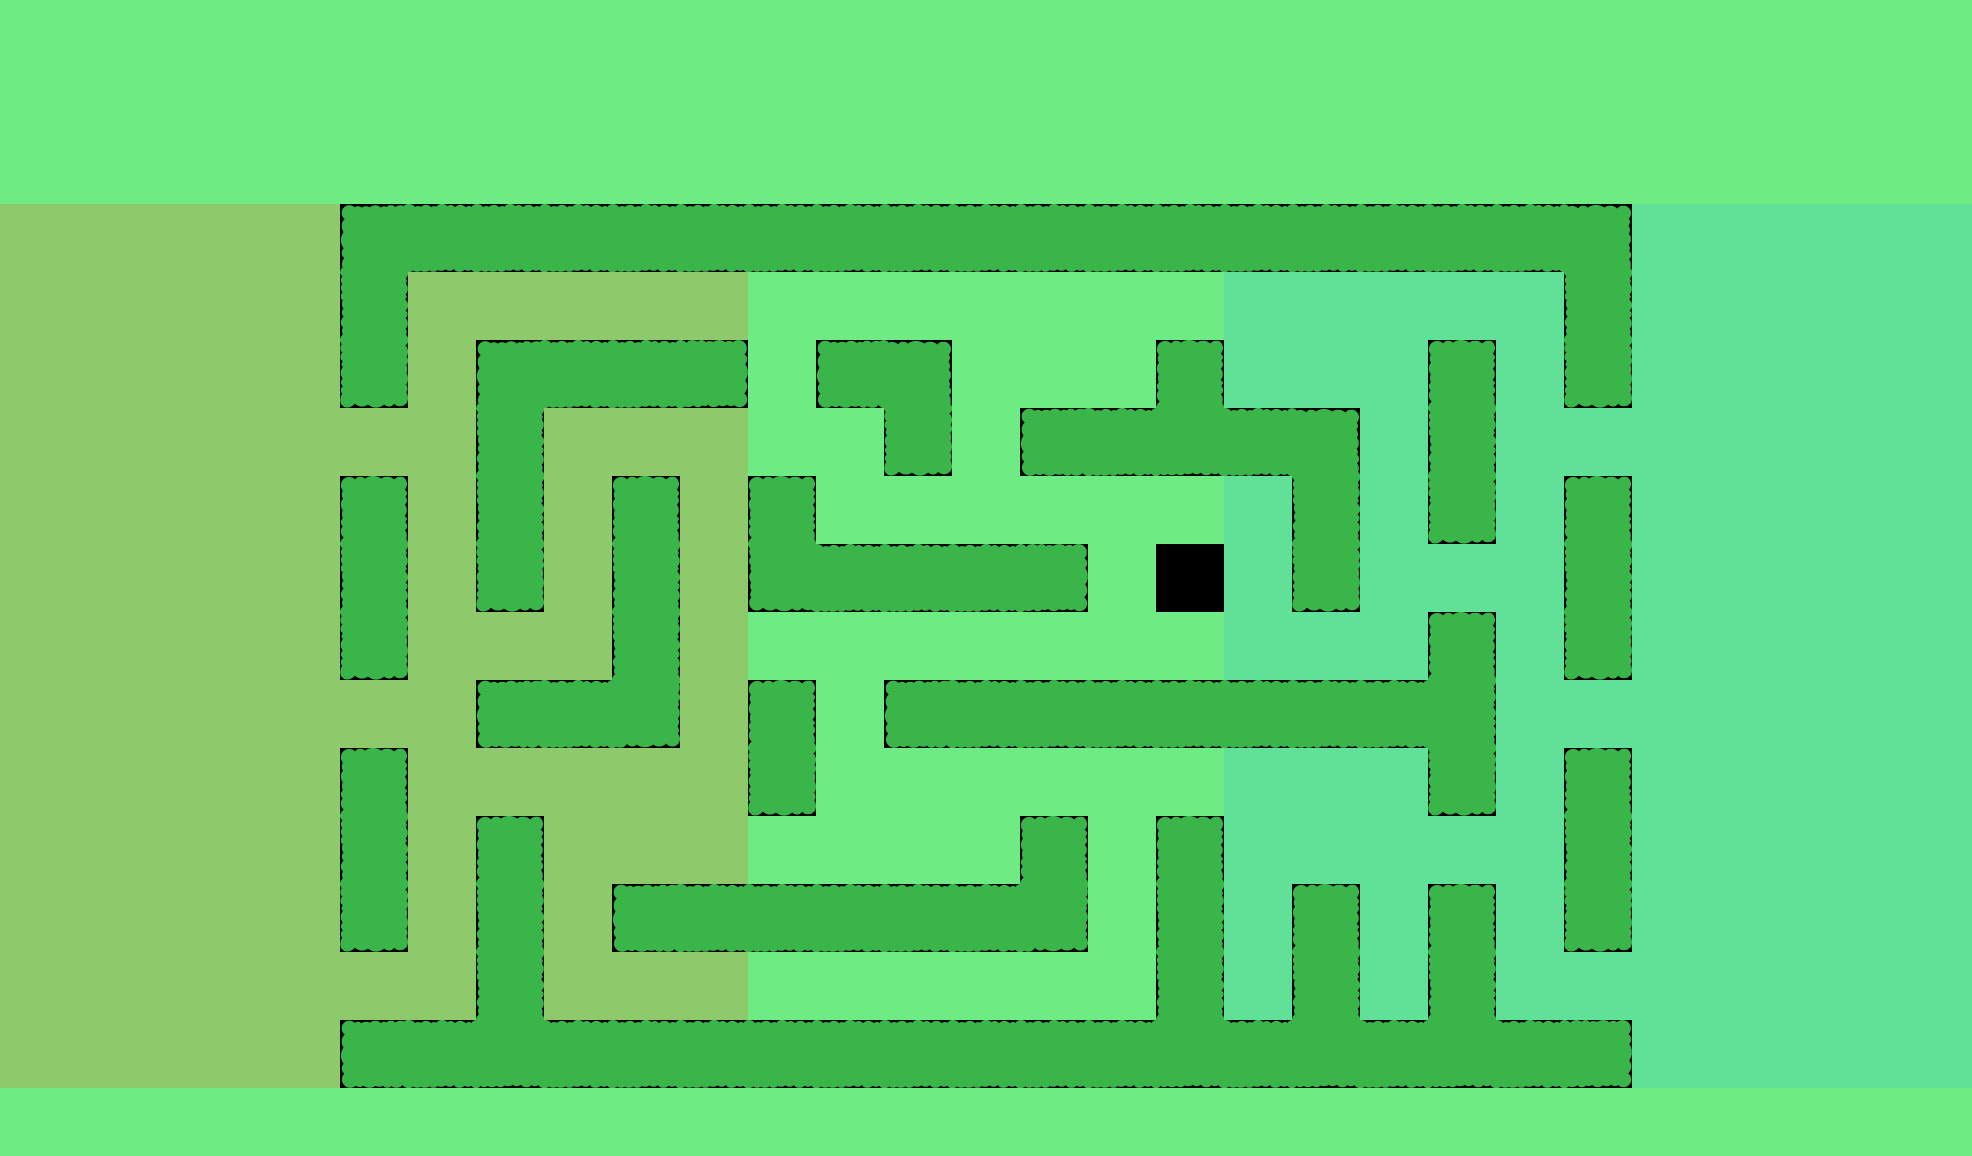

The image is a tile-based game level rendered from a .tmx file. Its description and complete source (layers, tilesets, objects, tile grids) follow:
An orthogonal 29x17 tile map with 68x68 px tiles, 1 tile layer (Tile Layer 1).

<map version="1.2" tiledversion="2019.02.10" orientation="orthogonal" renderorder="right-down" width="29" height="17" tilewidth="68" tileheight="68" infinite="0" nextlayerid="2" nextobjectid="1">
 <tileset firstgid="1" source="maze_sprite_sheet.tsx" />
 <layer id="1" name="Tile Layer 1" width="29" height="17">
  <data encoding="csv">
19,19,19,19,19,19,19,19,19,19,19,19,19,19,19,19,19,19,19,19,19,19,19,19,19,19,19,19,19,
19,19,19,19,19,19,19,19,19,19,19,19,19,19,19,19,19,19,19,19,19,19,19,19,19,19,19,19,19,
19,19,19,19,19,19,19,19,19,19,19,19,19,19,19,19,19,19,19,19,19,19,19,19,19,19,19,19,19,
23,23,23,23,23, 1,11,11,11,11,11,11,11,11,11,11,11,11,11,11,11,11,11, 3,24,24,24,24,24,
23,23,23,23,23, 6,23,23,23,23,23,19,19,19,19,19,19,19,24,24,24,24,24, 6,24,24,24,24,24,
23,23,23,23,23,17,23, 1,11,11,12,19,10, 3,19,19,19, 5,24,24,24, 5,24,17,24,24,24,24,24,
23,23,23,23,23,23,23, 6,23,23,23,19,19,17,19,10,11,14,11, 3,24, 6,24,24,24,24,24,24,24,
23,23,23,23,23, 5,23, 6,23, 5,23, 5,19,19,19,19,19,19,24, 6,24,17,24, 5,24,24,24,24,24,
23,23,23,23,23, 6,23,17,23, 6,23,13,11,11,11,12,19,16,24,17,24,24,24, 6,24,24,24,24,24,
23,23,23,23,23,17,23,23,23, 6,23,19,19,19,19,19,19,19,24,24,24, 5,24,17,24,24,24,24,24,
23,23,23,23,23,23,23,10,11,15,23, 5,19,10,11,11,11,11,11,11,11, 9,24,24,24,24,24,24,24,
23,23,23,23,23, 5,23,23,23,23,23,17,19,19,19,19,19,19,24,24,24,17,24, 5,24,24,24,24,24,
23,23,23,23,23, 6,23, 5,23,23,23,19,19,19,19, 5,19, 5,24,24,24,24,24, 6,24,24,24,24,24,
23,23,23,23,23,17,23, 6,23,10,11,11,11,11,11,15,19, 6,24, 5,24, 5,24,17,24,24,24,24,24,
23,23,23,23,23,23,23, 6,23,23,23,19,19,19,19,19,19, 6,24, 6,24, 6,24,24,24,24,24,24,24,
23,23,23,23,23,10,11,14,11,11,11,11,11,11,11,11,11,14,11,14,11,14,11,12,24,24,24,24,24,
19,19,19,19,19,19,19,19,19,19,19,19,19,19,19,19,19,19,19,19,19,19,19,19,19,19,19,19,19
</data>
 </layer>
</map>